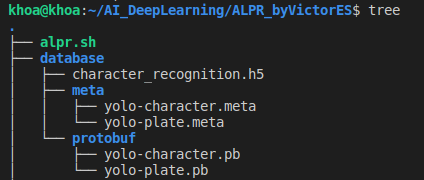
#> input picture database_setting.png, 424 x 180 px
$ python resize.py .. out
#> lines starting #> are read from the running program, lines starting #| are printed output that depends on the picture
import os
import cv2
import argparse

width = 75
height = 100

def autoResize(input_dir, output_dir):
#> called with input_dir = '..', output_dir = 'out'
    if input_dir == output_dir:
        print("Error: Cannot override original directory!")
        return False
    if not os.path.isdir(input_dir):
        print("Error: No such file or directory ", input_dir)
        return False
    #Creating gray directory:
    print("Reading directory ", input_dir)
    input_dir_tree = [root for root,_,_ in os.walk(input_dir)]
    output_dir_tree = [root.replace(input_dir, output_dir) for root in input_dir_tree]
    # print(input_dir_tree)
    # print(output_dir_tree)
    for i in range(0, len(output_dir_tree)):
        if not os.path.exists(output_dir_tree[i]):
            os.makedirs(output_dir_tree[i])

    #converting brg to gray:
    lstOrgImg = []
    #lstGrayImg = []
    for root, _, files in os.walk(input_dir):
        if len(files) != 0:
            orgPaths = [root + "/"+file for file in files if file.endswith(".png")
                                                            or file.endswith(".jpg")
                                                            or file.endswith(".jpeg")]

            # rootGray = root.replace(input_dir, output_dir)
            # grayPaths = [rootGray + "/"+file for file in files if file.endswith(".png")
            #                                                 or file.endswith(".jpg")
            #                                                 or file.endswith(".jpeg")]

            lstOrgImg.extend(orgPaths)
            # [6 lines of commented-out code are left out]

    for i in range(0, len(lstOrgImg)):
        orgPath = lstOrgImg[i]
        resizePath = orgPath.replace(input_dir, output_dir)
        im = cv2.imread(orgPath)
#> im is the input picture: shape (180, 424, 3); mean B, G, R 41.7, 39.8, 36.5
        im = cv2.resize(im, (width, height), interpolation=cv2.INTER_CUBIC)
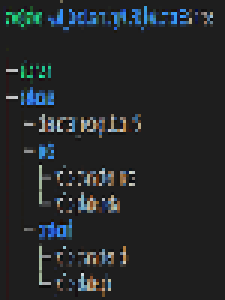
#> im: shape (100, 75, 3) (shown 3 times larger); mean B, G, R 40.6, 39.2, 36.4
        cv2.imwrite(resizePath, im)
    print("Complete resizing %d images to gray"%i)

    return True

def main():
    parser = argparse.ArgumentParser()
    parser.add_argument('input_dir')
    parser.add_argument('output_dir')
    args = parser.parse_args()

    input_dir = args.input_dir
    output_dir = args.output_dir
    res = autoResize(input_dir, output_dir)
    if not res:
        print('Rename Error')
        return False
    print('Rename completed!')
    return True
if __name__ == '__main__':
    main()
